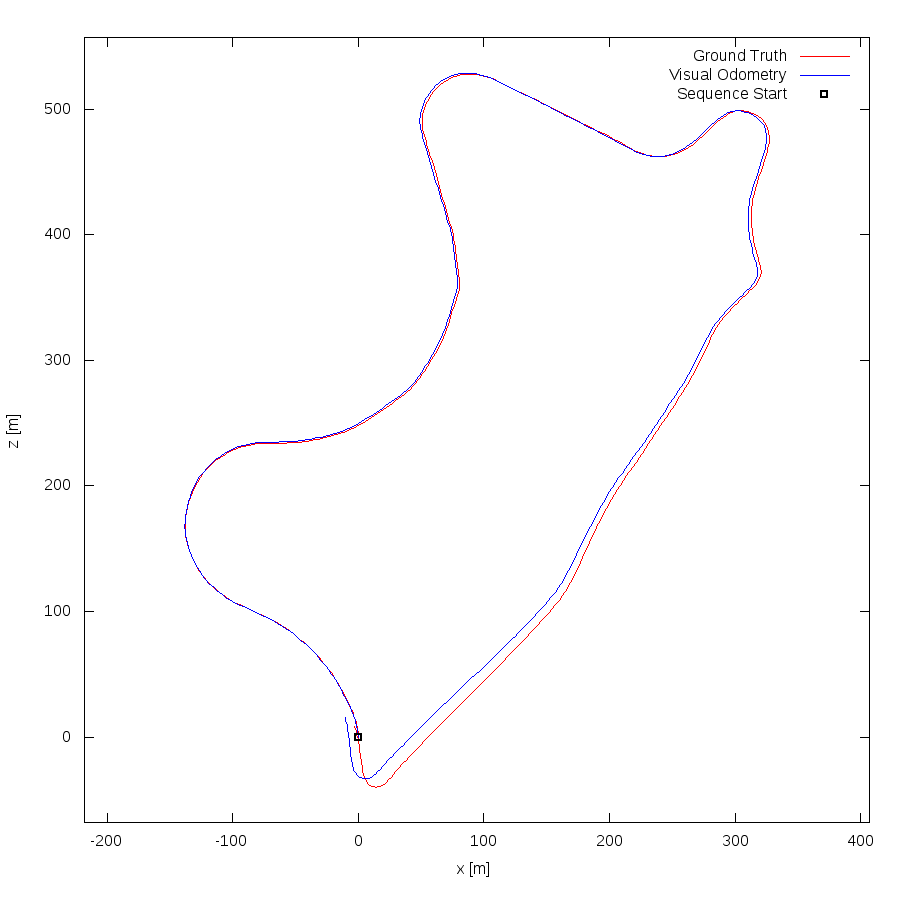

The gnuplot source for this figure:
set term png size 900,900
set output "09.png"
set size ratio -1
set xrange [-218:407]
set yrange [-68:557]
set xlabel "x [m]"
set ylabel "z [m]"
plot "09.txt" using 1:2 lc rgb "#FF0000" title 'Ground Truth' w lines,"09.txt" using 3:4 lc rgb "#0000FF" title 'Visual Odometry' w lines,"< head -1 09.txt" using 1:2 lc rgb "#000000" pt 4 ps 1 lw 2 title 'Sequence Start' w points
